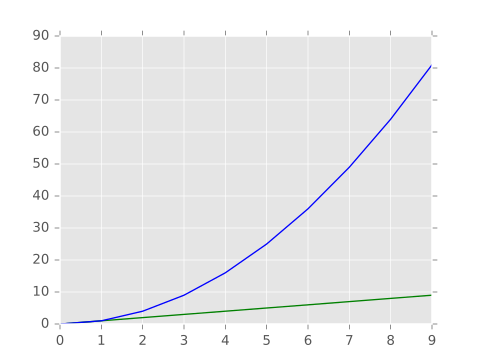

Recreate this plot in Python.
"""
# show image
$ python 00simple.py
# dump image
$ SAVE=00simple.svg python 00simple.py
"""
from utatane import draw

with draw() as plt:
    xs = list(range(10))
    ys = [x * x for x in xs]
    plt.plot(xs, xs, "g", label="x")
    plt.plot(xs, ys, "b", label="x * x")
